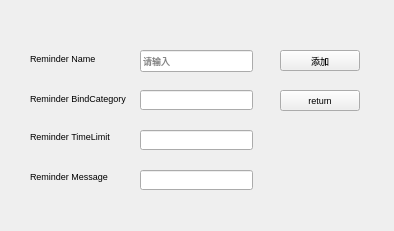
<?xml version="1.0" encoding="UTF-8"?>
<ui version="4.0">
 <class>MyAddReminder</class>
 <widget class="QWidget" name="MyAddReminder">
  <property name="geometry">
   <rect>
    <x>0</x>
    <y>0</y>
    <width>394</width>
    <height>231</height>
   </rect>
  </property>
  <property name="font">
   <font>
    <pointsize>7</pointsize>
   </font>
  </property>
  <property name="windowTitle">
   <string>Form</string>
  </property>
  <property name="toolTip">
   <string>添加新分组</string>
  </property>
  <widget class="QPushButton" name="pushButton">
   <property name="geometry">
    <rect>
     <x>280</x>
     <y>90</y>
     <width>80</width>
     <height>21</height>
    </rect>
   </property>
   <property name="text">
    <string>return</string>
   </property>
  </widget>
  <widget class="QLabel" name="label">
   <property name="geometry">
    <rect>
     <x>30</x>
     <y>50</y>
     <width>91</width>
     <height>16</height>
    </rect>
   </property>
   <property name="text">
    <string>Reminder Name</string>
   </property>
  </widget>
  <widget class="QPushButton" name="pushButton_2">
   <property name="geometry">
    <rect>
     <x>280</x>
     <y>50</y>
     <width>80</width>
     <height>21</height>
    </rect>
   </property>
   <property name="text">
    <string>添加</string>
   </property>
  </widget>
  <widget class="QLineEdit" name="lineEdit">
   <property name="geometry">
    <rect>
     <x>140</x>
     <y>50</y>
     <width>113</width>
     <height>22</height>
    </rect>
   </property>
   <property name="placeholderText">
    <string>请输入</string>
   </property>
  </widget>
  <widget class="QLabel" name="label_2">
   <property name="geometry">
    <rect>
     <x>30</x>
     <y>90</y>
     <width>120</width>
     <height>16</height>
    </rect>
   </property>
   <property name="text">
    <string>Reminder BindCategory</string>
   </property>
  </widget>
  <widget class="QLabel" name="label_3">
   <property name="geometry">
    <rect>
     <x>30</x>
     <y>130</y>
     <width>120</width>
     <height>12</height>
    </rect>
   </property>
   <property name="text">
    <string>Reminder TimeLimit</string>
   </property>
  </widget>
  <widget class="QLabel" name="label_4">
   <property name="geometry">
    <rect>
     <x>30</x>
     <y>170</y>
     <width>120</width>
     <height>12</height>
    </rect>
   </property>
   <property name="text">
    <string>Reminder Message</string>
   </property>
  </widget>
  <widget class="QLineEdit" name="lineEdit_2">
   <property name="geometry">
    <rect>
     <x>140</x>
     <y>90</y>
     <width>113</width>
     <height>20</height>
    </rect>
   </property>
  </widget>
  <widget class="QLineEdit" name="lineEdit_3">
   <property name="geometry">
    <rect>
     <x>140</x>
     <y>130</y>
     <width>113</width>
     <height>20</height>
    </rect>
   </property>
  </widget>
  <widget class="QLineEdit" name="lineEdit_4">
   <property name="geometry">
    <rect>
     <x>140</x>
     <y>170</y>
     <width>113</width>
     <height>20</height>
    </rect>
   </property>
  </widget>
 </widget>
 <resources/>
 <connections/>
</ui>
